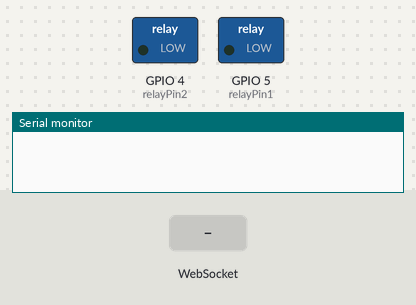
Recording of a sketch running on a simulated ESP8266 (NodeMCU). On the bench: switched loads named in the sketch (green lamp = pin HIGH), the last lines printed to the serial monitor. Dashed ring = blinking. The test bench sets the inputs (shaded band). WiFi joins after 1.5 s; servers stay silent unless stated.

Above: at 0.1 s.
At 3.2 s:
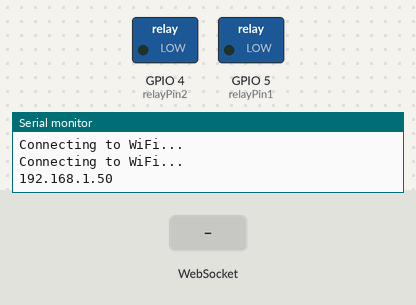
3.3 s: WebSocket text "1" received
Timing chart, 0 to 11.5 s (numbered marks = the images above; inputs shaded):
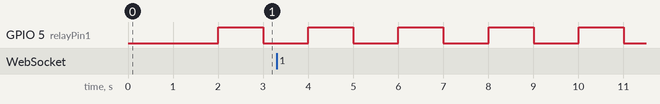

Measured:
- by itself, GPIO 5 (relayPin1): alternates HIGH for 1.0 s and LOW for 1.0 s

The sketch:

relay_control.ino
```cpp
#include "ESP8266WiFi.h"
#include "ESPAsyncWebServer.h"
#include <ESPAsyncTCP.h>
#include <ESPAsyncWebServer.h>
#include <ArduinoJson.h>
// Remplacez par vos identifiants WiFi
const char* ssid = "ssid";
const char* password = "password";

bool relayState1 = 0;
bool relayState2 = 0;

const int relayPin1 = 5;  // GPIO 5 (D1)
const int relayPin2 = 4;  // GPIO 4 (D2)

// Créer un objet serveur AsyncWebServer sur le port 80
AsyncWebServer server(80);
AsyncWebSocket ws("/ws");

const char index_html[] PROGMEM = R"rawliteral(
<!DOCTYPE HTML><html>
<head>
  <title>ESP WebSocket Server</title>
  <meta name="viewport" content="width=device-width, initial-scale=1">
  <style>
  html {
    font-family: Arial, Helvetica, sans-serif;
    text-align: center;
  }
  h1 {
    font-size: 1.8rem;
    color: white;
  }
  h2 {
    font-size: 1.5rem;
    font-weight: bold;
    color: #143642;
  }
  .topnav {
    overflow: hidden;
    background-color: #143642;
  }
  body {
    margin: 0;
  }
  .content {
    padding: 30px;
    max-width: 600px;
    margin: 0 auto;
  }
  .card {
    background-color: #F8F7F9;
    box-shadow: 2px 2px 12px 1px rgba(140,140,140,.5);
    padding-top:10px;
    padding-bottom:20px;
  }
  .button {
    padding: 15px 50px;
    font-size: 24px;
    text-align: center;
    outline: none;
    color: #fff;
    background-color: #0f8b8d;
    border: none;
    border-radius: 5px;
    user-select: none;
    cursor: pointer;
  }
  .button:active {
    background-color: #0f8b8d;
    transform: translateY(2px);
  }
  .state {
    font-size: 1.5rem;
    color:#8c8c8c;
    font-weight: bold;
  }
  </style>
</head>
<body>
  <div class="topnav">
    <h1>ESP WebSocket Server</h1>
  </div>
  <div class="content">
    <div class="card">
      <h2>Relay 1 (GPIO 5)</h2>
      <p class="state">State: <span id="state1">%STATE1%</span></p>
      <p><button id="button1" class="button">Toggle Relay 1</button></p>
    </div>
    <div class="card">
      <h2>Relay 2 (GPIO 4)</h2>
      <p class="state">State: <span id="state2">%STATE2%</span></p>
      <p><button id="button2" class="button">Toggle Relay 2</button></p>
    </div>
  </div>
  <script>
    var gateway = `ws://${window.location.hostname}/ws`;
    var websocket;
    window.addEventListener('load', onLoad);

    function initWebSocket() {
      console.log('Trying to open a WebSocket connection...');
      websocket = new WebSocket(gateway);
      websocket.onopen    = onOpen;
      websocket.onclose   = onClose;
      websocket.onmessage = onMessage;
    }

    function onOpen(event) {
      console.log('Connection opened');
    }

    function onClose(event) {
      console.log('Connection closed');
      setTimeout(initWebSocket, 2000);
    }

    function onMessage(event) {
      var data = JSON.parse(event.data);
      document.getElementById('state1').innerHTML = data.relay1 === "1" ? "ON" : "OFF";
      document.getElementById('state2').innerHTML = data.relay2 === "1" ? "ON" : "OFF";
    }

    function onLoad(event) {
      initWebSocket();
      document.getElementById('button1').addEventListener('click', function() { toggleRelay(1); });
      document.getElementById('button2').addEventListener('click', function() { toggleRelay(2); });
    }

    function toggleRelay(relay) {
      websocket.send(JSON.stringify({ relay: relay }));
    }
  </script>
</body>
</html>
)rawliteral";

// Notifier les clients des états des relais
void notifyClients() {
  String json = "{\"relay1\":\"" + String(relayState1) + "\", \"relay2\":\"" + String(relayState2) + "\"}";
  ws.textAll(json);
}

// Gestion des messages WebSocket
void handleWebSocketMessage(void *arg, uint8_t *data, size_t len) {
  AwsFrameInfo *info = (AwsFrameInfo*)arg;
  if (info->final && info->index == 0 && info->len == len && info->opcode == WS_TEXT) {
    data[len] = 0;
    String message = String((char*)data);
    Serial.println("Received message: " + message);

    DynamicJsonDocument doc(1024);
    deserializeJson(doc, message);

    int relay = doc["relay"];
    if (relay == 1) {
      relayState1 = !relayState1;
      digitalWrite(relayPin1, relayState1);
    } else if (relay == 2) {
      relayState2 = !relayState2;
      digitalWrite(relayPin2, relayState2);
    }

    notifyClients();  // Met à jour les états des relais auprès des clients
  }
}

void onEvent(AsyncWebSocket *server, AsyncWebSocketClient *client, AwsEventType type,
             void *arg, uint8_t *data, size_t len) {
  switch (type) {
    case WS_EVT_CONNECT:
      Serial.printf("WebSocket client #%u connected from %s\n", client->id(), client->remoteIP().toString().c_str());
      notifyClients();  // Envoyer les états actuels lors de la connexion du client
      break;
    case WS_EVT_DISCONNECT:
      Serial.printf("WebSocket client #%u disconnected\n", client->id());
      break;
    case WS_EVT_DATA:
      handleWebSocketMessage(arg, data, len);
      break;
    case WS_EVT_PONG:
    case WS_EVT_ERROR:
      break;
  }
}

void initWebSocket() {
  ws.onEvent(onEvent);
  server.addHandler(&ws);
}

void setup(){
  // Port série pour le débogage
  Serial.begin(115200);

  // Configuration des pins des relais
  pinMode(relayPin1, OUTPUT);
  pinMode(relayPin2, OUTPUT);
  digitalWrite(relayPin1, LOW);
  digitalWrite(relayPin2, LOW);

  // Connexion au Wi-Fi
  WiFi.begin(ssid, password);
  while (WiFi.status() != WL_CONNECTED) {
    delay(1000);
    Serial.println("Connecting to WiFi...");
  }

  // Affichage de l'adresse IP locale
  Serial.println(WiFi.localIP());

  // Initialisation du WebSocket
  initWebSocket();

  // Route pour la page HTML
  server.on("/", HTTP_GET, [](AsyncWebServerRequest *request){
    request->send_P(200, "text/html", index_html);
  });

  // Démarrage du serveur
  server.begin();
}

void loop() {
  // Gestion des clients WebSocket
  ws.cleanupClients();
  // Changement d'état du relais toutes les 500 ms
  relayState1 = !relayState1;  // Inverser l'état du relais 1
  digitalWrite(relayPin1, relayState1);  // Appliquer l'état à la broche du relais
  notifyClients();  // Notifier tous les clients connectés
  delay(1000);
}
```
